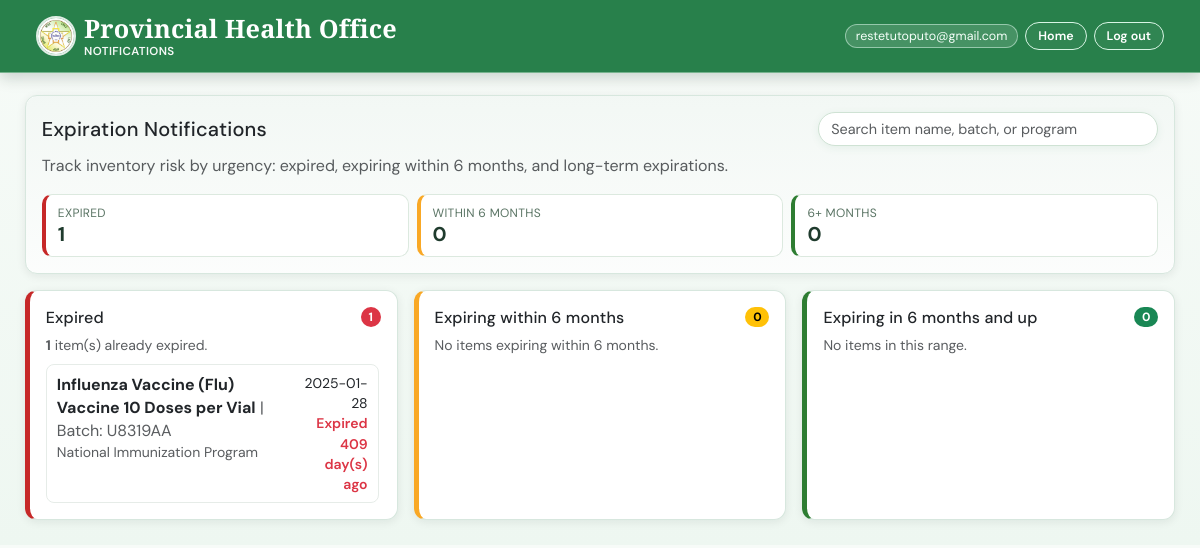
/notifications.php (signed in), run on the app's committed database.
### tables this page shows
CREATE TABLE `product_batches` (
  `id` int NOT NULL AUTO_INCREMENT,
  `product_id` int NOT NULL,
  `batch_number` varchar(100) NOT NULL,
  `stock_quantity` int DEFAULT '0',
  `expiry_date` date DEFAULT NULL,
  `created_at` timestamp NULL DEFAULT CURRENT_TIMESTAMP,
  `updated_at` timestamp NULL DEFAULT CURRENT_TIMESTAMP ON UPDATE CURRENT_TIMESTAMP,
  PRIMARY KEY (`id`),
  UNIQUE KEY `unique_batch` (`product_id`,`batch_number`),
  CONSTRAINT `fk_product` FOREIGN KEY (`product_id`) REFERENCES `products` (`id`) ON DELETE CASCADE
);

CREATE TABLE `products` (
  `id` int NOT NULL AUTO_INCREMENT,
  `product_description` text NOT NULL,
  `uom` varchar(50) NOT NULL,
  `cost_per_unit` decimal(12,2) DEFAULT '0.00',
  `program` varchar(255) DEFAULT NULL,
  `po_no` varchar(100) DEFAULT NULL,
  `place_of_delivery` varchar(255) DEFAULT NULL,
  `supplier` varchar(255) DEFAULT NULL,
  `date_of_delivery` date DEFAULT NULL,
  `delivery_term` varchar(100) DEFAULT NULL,
  `payment_term` varchar(100) DEFAULT NULL,
  `created_at` timestamp NULL DEFAULT CURRENT_TIMESTAMP,
  `updated_at` timestamp NULL DEFAULT CURRENT_TIMESTAMP ON UPDATE CURRENT_TIMESTAMP,
  PRIMARY KEY (`id`)
);

### notifications.php (the view, shortened to what this page needs)
<?php
$username = $_SESSION['username'] ?? $_SESSION['full_name'] ?? 'User';
$expiredAlerts = [];
$expiringWithinSixMonthsAlerts = [];
$expiringSixMonthsUpAlerts = [];
$expiredCount = 0;
$expiringWithinSixMonthsCount = 0;
$expiringSixMonthsUpCount = 0;
$error = '';
try {
    $pdo = getConnection();
    $pdo->exec(
        'CREATE TABLE IF NOT EXISTS products (
            id INT NOT NULL AUTO_INCREMENT,
            product_description TEXT,
            uom VARCHAR(50) DEFAULT NULL,
            cost_per_unit DECIMAL(12,2) DEFAULT 0.00,
            expiry_date DATE DEFAULT NULL,
            program VARCHAR(255) DEFAULT NULL,
            PRIMARY KEY (id)
        ) ENGINE=InnoDB DEFAULT CHARSET=utf8mb4 COLLATE=utf8mb4_0900_ai_ci'
    );
    $pdo->exec(
        'CREATE TABLE IF NOT EXISTS product_batches (
            id INT NOT NULL AUTO_INCREMENT,
            product_id INT NOT NULL,
            batch_number VARCHAR(100) NOT NULL,
            stock_quantity INT DEFAULT 0,
            expiry_date DATE DEFAULT NULL,
            created_at TIMESTAMP NULL DEFAULT CURRENT_TIMESTAMP,
            updated_at TIMESTAMP NULL DEFAULT CURRENT_TIMESTAMP ON UPDATE CURRENT_TIMESTAMP,
            PRIMARY KEY (id)
        ) ENGINE=InnoDB DEFAULT CHARSET=utf8mb4 COLLATE=utf8mb4_0900_ai_ci'
    );
    $hasProductsExpiryDate = false;
    $hasProductBatchesTable = false;
    $batchTableStmt = $pdo->query("SHOW TABLES LIKE 'product_batches'");
    if ($batchTableStmt && $batchTableStmt->fetch()) {
        $hasProductBatchesTable = true;
    }
    $today = strtotime(date('Y-m-d'));
    $sixMonthsDays = 183;
    $expiryRows = [];
    if ($hasProductBatchesTable) {
        $expiryStmt = $pdo->query('
            SELECT
                p.product_description,
                p.program,
                b.batch_number,
                b.expiry_date,
                b.stock_quantity
            FROM product_batches b
            INNER JOIN products p ON p.id = b.product_id
            WHERE b.expiry_date IS NOT NULL
            ORDER BY b.expiry_date ASC
        ');
        $expiryRows = $expiryStmt->fetchAll();
    }
    foreach ($expiryRows as $row) {
        $expiryDate = (string) ($row['expiry_date'] ?? '');
        $expiryTs = strtotime($expiryDate);
        $daysToExpiry = (int) floor(($expiryTs - $today) / 86400);
        $alertItem = [
            'description' => (string) ($row['product_description'] ?? '-'),
            'program' => (string) ($row['program'] ?? ''),
            'batch_number' => (string) ($row['batch_number'] ?? ''),
            'expiry_date' => $expiryDate,
            'stock_quantity' => $row['stock_quantity'] !== null ? (int) $row['stock_quantity'] : null,
            'days_to_expiry' => $daysToExpiry,
        ];
        if ($daysToExpiry < 0) {
            $expiredAlerts[] = $alertItem;
        } elseif ($daysToExpiry <= $sixMonthsDays) {
            $expiringWithinSixMonthsAlerts[] = $alertItem;
        } else {
            $expiringSixMonthsUpAlerts[] = $alertItem;
        }
    }
    $expiredCount = count($expiredAlerts);
    $expiringWithinSixMonthsCount = count($expiringWithinSixMonthsAlerts);
    $expiringSixMonthsUpCount = count($expiringSixMonthsUpAlerts);
} catch (PDOException $e) {
    $error = 'Unable to load notifications right now. Please check your database setup.';
}
?>
<!DOCTYPE html>
<html lang="en">
<head>
    <link rel="stylesheet" href="style.css?v=20260305">
</head>
<body class="notifications-page">
    <header class="navbar navbar-expand-lg navbar-light bg-white app-header px-3 px-md-4">
        <div class="container-fluid">
            <span class="navbar-brand mb-0 h6 app-header-title d-flex align-items-center gap-2">
                <?php if (file_exists(__DIR__ . '/PHO.png')): ?>
                    <a href="home.php" class="app-header-logo-link" aria-label="Go to homepage">
                        <img src="PHO.png" alt="Palawan Health Office Logo" class="app-logo-circle app-logo-md">
                    </a>
                <?php endif; ?>
                <span class="d-inline-flex flex-column lh-sm">
                    <span>Provincial Health Office</span>
                    <small class="fw-normal">Notifications</small>
                </span>
            </span>
            <div class="app-header-actions">
                <span class="app-user-chip"><?= htmlspecialchars($username) ?></span>
                <a href="home.php" class="btn btn-outline-secondary btn-sm app-header-action-link">Home</a>
                <a href="logout.php" class="btn btn-outline-secondary btn-sm app-header-action-link">Log out</a>
            </div>
        </div>
    </header>
    <main class="py-4">
        <div class="container">
            <?php if ($error !== ''): ?>
                <div class="alert alert-danger"><?= htmlspecialchars($error) ?></div>
            <?php else: ?>
                <div class="card app-card mb-3 notifications-hero-card">
                    <div class="card-body">
                        <div class="d-flex flex-wrap justify-content-between align-items-center gap-2 mb-2">
                            <h1 class="h5 mb-0">Expiration Notifications</h1>
                            <div class="notif-search-wrap">
                                <input
                                    type="text"
                                    id="expirySearchInput"
                                    class="form-control form-control-sm notif-search-input"
                                    placeholder="Search item name, batch, or program"
                                    aria-label="Search expiration notifications"
                                >
                            </div>
                        </div>
                        <p class="text-muted mb-0">Track inventory risk by urgency: expired, expiring within 6 months, and long-term expirations.</p>
                        <div class="row g-2 mt-2">
                            <div class="col-md-4">
                                <div class="notif-summary-box notif-summary-danger">
                                    <div class="notif-summary-label">Expired</div>
                                    <div class="notif-summary-value"><?= number_format($expiredCount) ?></div>
                                </div>
                            </div>
                            <div class="col-md-4">
                                <div class="notif-summary-box notif-summary-warning">
                                    <div class="notif-summary-label">Within 6 Months</div>
                                    <div class="notif-summary-value"><?= number_format($expiringWithinSixMonthsCount) ?></div>
                                </div>
                            </div>
                            <div class="col-md-4">
                                <div class="notif-summary-box notif-summary-success">
                                    <div class="notif-summary-label">6+ Months</div>
                                    <div class="notif-summary-value"><?= number_format($expiringSixMonthsUpCount) ?></div>
                                </div>
                            </div>
                        </div>
                    </div>
                </div>
                <div class="row g-3">
                    <div class="col-lg-4">
                        <div class="card app-card dashboard-notif-major h-100">
                            <div class="card-body">
                                <div class="d-flex justify-content-between align-items-center mb-2">
                                    <h2 class="h6 mb-0">Expired</h2>
                                    <span class="badge rounded-pill text-bg-danger"><?= number_format($expiredCount) ?></span>
                                </div>
                                <?php if ($expiredCount === 0): ?>
                                    <div class="small text-muted mb-0">No expired items right now.</div>
                                <?php else: ?>
                                    <div class="small mb-2 text-muted">
                                        <strong><?= number_format($expiredCount) ?></strong> item(s) already expired.
                                    </div>
                                    <div class="dashboard-notif-list dashboard-notif-scroll">
                                        <?php foreach ($expiredAlerts as $alert): ?>
                                            <div class="dashboard-notif-item">
                                                <div>
                                                    <strong><?= htmlspecialchars($alert['description']) ?></strong>
                                                    <?php if ($alert['batch_number'] !== ''): ?>
                                                        <span class="text-muted">| Batch: <?= htmlspecialchars($alert['batch_number']) ?></span>
                                                    <?php endif; ?>
                                                    <?php if ($alert['program'] !== ''): ?>
                                                        <div class="small text-muted"><?= htmlspecialchars($alert['program']) ?></div>
                                                    <?php endif; ?>
                                                </div>
                                                <div class="small text-end">
                                                    <div><?= htmlspecialchars($alert['expiry_date']) ?></div>
                                                    <div class="text-danger fw-semibold">
                                                        Expired <?= abs($alert['days_to_expiry']) ?> day(s) ago
                                                    </div>
                                                </div>
                                            </div>
                                        <?php endforeach; ?>
                                    </div>
                                <?php endif; ?>
                            </div>
                        </div>
                    </div>
                    <div class="col-lg-4">
                        <div class="card app-card dashboard-notif-other h-100">
                            <div class="card-body">
                                <div class="d-flex justify-content-between align-items-center mb-2">
                                    <h2 class="h6 mb-0">Expiring within 6 months</h2>
                                    <span class="badge rounded-pill text-bg-warning"><?= number_format($expiringWithinSixMonthsCount) ?></span>
                                </div>
                                <?php if ($expiringWithinSixMonthsCount === 0): ?>
                                    <div class="small text-muted mb-0">No items expiring within 6 months.</div>
                                <?php endif; ?>
                            </div>
                        </div>
                    </div>
                    <div class="col-lg-4">
                        <div class="card app-card dashboard-notif-upcoming h-100">
                            <div class="card-body">
                                <div class="d-flex justify-content-between align-items-center mb-2">
                                    <h2 class="h6 mb-0">Expiring in 6 months and up</h2>
                                    <span class="badge rounded-pill text-bg-success"><?= number_format($expiringSixMonthsUpCount) ?></span>
                                </div>
                                <?php if ($expiringSixMonthsUpCount === 0): ?>
                                    <div class="small text-muted mb-0">No items in this range.</div>
                                <?php endif; ?>
                            </div>
                        </div>
                    </div>
                </div>
            <?php endif; ?>
        </div>
    </main>
</body>
</html>

### data on the page
product_batches: product.product_description "Influenza Vaccine (Flu) Vaccine 10 Doses per Vial", batch_number "U8319AA", product.program "National Immunization Program", expiry_date "2025-01-28", days_to_expiry "409"

### other printed values
$username "restetutoputo@gmail.com"
$expiredCount "1"
$expiringWithinSixMonthsCount "0"
$expiringSixMonthsUpCount "0"
